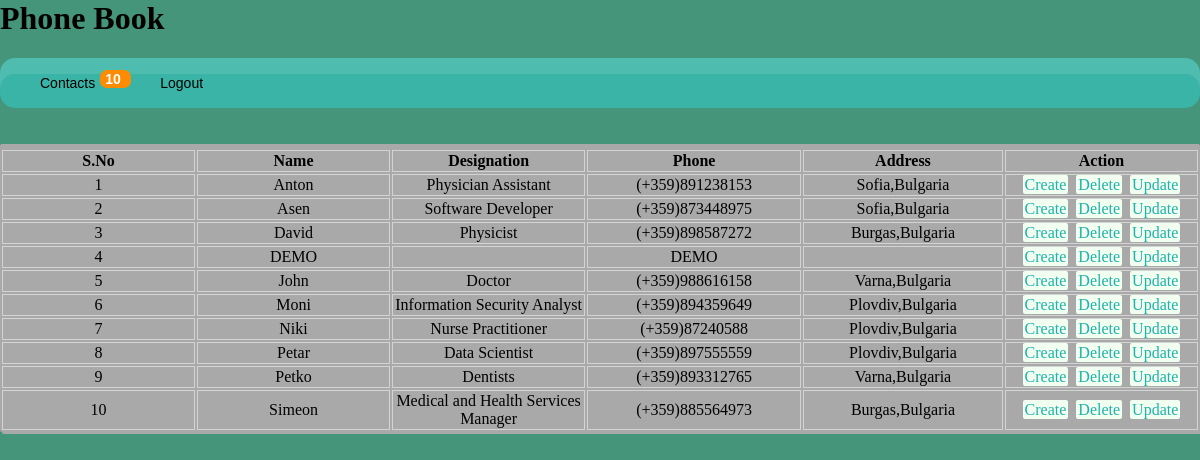
The app's page /read.php with its own data.
### tables this page shows
CREATE TABLE `contactdetails` (
  `contact_id` int(11) NOT NULL COMMENT 'Primary Key',
  `contact_name` varchar(255) NOT NULL,
  `designation` varchar(255) NOT NULL,
  `phone` varchar(50) NOT NULL,
  `address` varchar(255) NOT NULL
);

### read.php (the view, shortened to what this page needs)
<html lang="en">
<head>
<link rel="stylesheet" href="css/style.css">
</head>
<body>
<div id = "main">
  <h1> Phone Book</h1>
  <?php  include_once 'menu.php';?><br><br>
   <table class=" viewtabl" >
  <th>
  <tr>
  <td> <strong>S.No</strong></td>
  <td><strong>Name</strong></td>
  <td><strong>Designation</strong></td>
  <td><strong>Phone</strong></td>
  <td><strong>Address</strong></td>
  <td><strong>Action</strong></td>
  </tr>
  </th>
  <?php
   require_once 'include/db.php';
   $count= 1;
   $query = "SELECT * FROM contactdetails ORDER BY contact_name";
    $result = mysqli_query($dbcon,$query);
	 while($row = @mysqli_fetch_assoc($result)){?>
  <tr>
  <td id="od"> <?php echo $count;?></td>
  <td class="ev"> <?php echo $row["contact_name"];?></td>
  <td class="od"><?php echo $row["designation"];?></td>
  <td class="ev"><?php echo $row["phone"];?></td>
  <td class="od"><?php echo $row["address"];?></td>
  <td class="ev">
      <a href="create.php?createid=<?php echo $row["contact_id"]; ?>"id="crt" >Create</a>
  <a href="delete.php?deleteid=<?php echo $row["contact_id"]; ?> "id="del" Onclick="return ConfirmDelete()">Delete</a>
 <a href="update.php?updateid=<?php echo $row["contact_id"]; ?>"id="upd" >Update</a>
  </td>
  </tr>
 <?php $count++;}?>
	 </table>
</div>
</body>
</html>

### menu.php
<?php
require_once 'include/db.php';
$query = "SELECT contact_id FROM contactdetails ";
    $result = mysqli_query($dbcon,$query);
	$row = @mysqli_num_rows($result);
?>
<div class="menu">
   <ul>
      <li><a href="read.php">Contacts</a><?php echo '<p class= "count">'.$row.'</p>';?>
       <li><a href="logout.php">Logout</a></li>
   </ul>
</div>

### css/style.css (style rules this page uses)
body { margin: 0px; padding: 0px; background-color: #45957a; }
p.count { background: darkorange; float: right; margin-top: -38px; width: 20%; border-radius: 7px; color: white; padding: 1px 5px; border: none; margin-right: -11px; }
table.viewtabl { width: 100%; background: darkgray; border-radius: 2px; box-shadow: 2px 2px darkgrey; }
.viewtabl td { border: 1px solid lightgray; width: 104px; text-align: center; }
table.viewtabl td.ev a#crt, table.viewtabl td.ev a#upd, table.viewtabl td.ev a#del { background: honeydew; padding: 1px 2px; text-align: center; border-radius: 2px; text-decoration: none; margin: 2px 2px; color: lightseagreen; }
.menu { border: none; border: 0px; margin: 0px; padding: 0px; font: 67.5% sans-serif; font-size: 14px; font-weight: bold; }
.menu ul { background: #3ab4a6; height: 50px; list-style: none; margin: 0; padding: 0; -webkit-border-radius: 15px; -moz-border-radius: 15px; border-radius: 15px; -webkit-box-shadow: inset 0px 16px 0px 0px rgba(255, 255, 255, .1); -moz-box-shadow: inset 0px 16px 0px 0px rgba(255, 255, 255, .1); box-shadow: inset 0px 16px 0px 0px rgba(255, 255, 255, .1); }
.menu li { float: left; padding: 0px 0px 0px 15px; }
.menu li a { color: #000; display: block; font-weight: normal; line-height: 50px; margin: 0px; padding: 0px 25px; text-align: center; text-decoration: none; }

### records on screen
contactdetails: contact_name "Anton", designation "Physician Assistant", phone "(+359)891238153", address "Sofia,Bulgaria"
contactdetails: contact_name "Asen", designation "Software Developer", phone "(+359)873448975", address "Sofia,Bulgaria"
contactdetails: contact_name "David", designation "Physicist", phone "(+359)898587272", address "Burgas,Bulgaria"
contactdetails: contact_name "DEMO", phone "DEMO"
contactdetails: contact_name "John", designation "Doctor", phone "(+359)988616158", address "Varna,Bulgaria"
contactdetails: contact_name "Moni", designation "Information Security Analyst", phone "(+359)894359649", address "Plovdiv,Bulgaria"
contactdetails: contact_name "Niki", designation "Nurse Practitioner", phone "(+359)87240588", address "Plovdiv,Bulgaria"
contactdetails: contact_name "Petar", designation "Data Scientist", phone "(+359)897555559", address "Plovdiv,Bulgaria"
contactdetails: contact_name "Petko", designation "Dentists", phone "(+359)893312765", address "Varna,Bulgaria"
contactdetails: contact_name "Simeon", designation "Medical and Health Services Manager", phone "(+359)885564973", address "Burgas,Bulgaria"

### other values on screen
$row "10"
